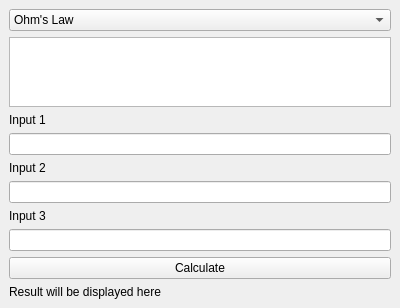
<?xml version="1.0" encoding="UTF-8"?>
<ui version="4.0">
 <class>CircuitAnalyzer</class>
 <widget class="QMainWindow" name="CircuitAnalyzer">
  <property name="geometry">
   <rect>
    <x>0</x>
    <y>0</y>
    <width>400</width>
    <height>300</height>
   </rect>
  </property>
  <property name="windowTitle">
   <string>Circuit Analyzer</string>
  </property>
  <widget class="QWidget" name="centralwidget">
   <layout class="QVBoxLayout" name="verticalLayout">
    <item>
     <widget class="QComboBox" name="analysisTypeComboBox">
      <item>
       <property name="text">
        <string>Ohm's Law</string>
       </property>
      </item>
      <item>
       <property name="text">
        <string>Kirchhoff's Voltage Law</string>
       </property>
      </item>
      <item>
       <property name="text">
        <string>Thevenin's Theorem</string>
       </property>
      </item>
      <item>
       <property name="text">
        <string>Maximum Power Transfer</string>
       </property>
      </item>
      <item>
       <property name="text">
        <string>Resonance</string>
       </property>
      </item>
     </widget>
    </item>
    <item>
     <widget class="QTextBrowser" name="formulaText">
      <property name="html">
       <string>&lt;!DOCTYPE HTML PUBLIC &quot;-//W3C//DTD HTML 4.0//EN&quot; &quot;http://www.w3.org/TR/REC-html40/strict.dtd&quot;&gt;
&lt;html&gt;&lt;head&gt;&lt;meta name=&quot;qrichtext&quot; content=&quot;1&quot; /&gt;&lt;style type=&quot;text/css&quot;&gt;
&lt;p style=&quot;-qt-paragraph-type:empty;&quot;&gt;&lt;br /&gt;&lt;/p&gt;&lt;/style&gt;&lt;/head&gt;&lt;body style=&quot; font-family:'MS Shell Dlg 2'; font-size:8.25pt; font-weight:400; font-style:normal;&quot;&gt;
&lt;p&gt;&lt;/p&gt;&lt;/body&gt;&lt;/html&gt;</string>
      </property>
     </widget>
    </item>
    <item>
     <widget class="QLabel" name="label1">
      <property name="text">
       <string>Input 1</string>
      </property>
     </widget>
    </item>
    <item>
     <widget class="QLineEdit" name="input1"/>
    </item>
    <item>
     <widget class="QLabel" name="label2">
      <property name="text">
       <string>Input 2</string>
      </property>
     </widget>
    </item>
    <item>
     <widget class="QLineEdit" name="input2"/>
    </item>
    <item>
     <widget class="QLabel" name="label3">
      <property name="text">
       <string>Input 3</string>
      </property>
     </widget>
    </item>
    <item>
     <widget class="QLineEdit" name="input3"/>
    </item>
    <item>
     <widget class="QPushButton" name="calculateButton">
      <property name="text">
       <string>Calculate</string>
      </property>
     </widget>
    </item>
    <item>
     <widget class="QLabel" name="resultLabel">
      <property name="text">
       <string>Result will be displayed here</string>
      </property>
     </widget>
    </item>
   </layout>
  </widget>
 </widget>
 <resources/>
 <connections/>
</ui>
